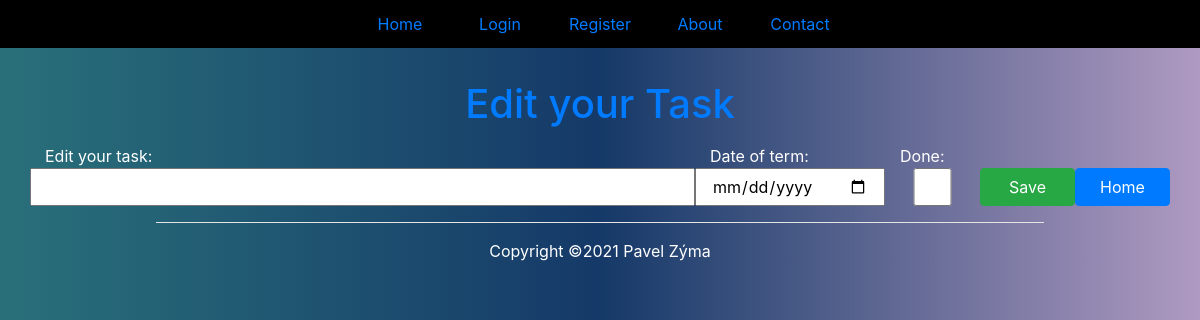
Before: /edit?id=26 (signed in) with the older database file.
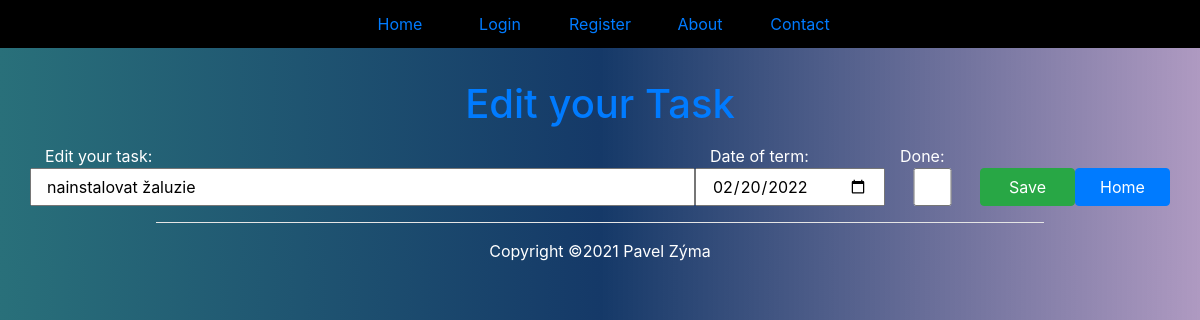
After: the same page with the newer database file.
### tables this page shows
CREATE TABLE "tasks" (
	"id"	INTEGER,
	"task"	TEXT,
	"execdate"	NUMERIC,
	"ok"	INTEGER,
	"user_id"	INTEGER,
	PRIMARY KEY("id" AUTOINCREMENT)
);

### app.py (the view)
@app.route("/edit")
def edit():
    if request.args.get("submit") == "Save":
        id = request.args.get("id")
        task = request.args.get("task")
        execdate =  request.args.get("date")
        done = request.args.get("done")
        if done !="1":
            done=0
        create_db.update_record(id,task,execdate,done)
        return redirect(url_for("todolist"))
    else:
        id=request.args.get("id")
        record=create_db.get_one_record(id)
        return render_template("edit.html",record=record)

### package/create_db.py (called while the page is built)
def get_one_record(a):
    con=sqlite3.connect("package/db/todolist.db")
    cur=con.cursor()
    sql="SELECT * FROM tasks WHERE id=?"
    cur.execute(sql,(a,))
    record=cur.fetchone()
    con.close()
    return record

### templates/edit.html (shortened to what this page needs)
{% extends "base.html" %}
	{% block content %}
	<p><h1 class="text-center text-primary" style="margin-top: 80px;">Edit your Task</h1></p>
	<div class="container">
		<div class="row">
			<div class="col-md-7 text-white">Edit your task:</div>
			<div class="col-md-2 text-white">Date of term:</div>
			<div class="col-md-2 text-white">Done:</div>
		</div>
		<form action="/edit">
			<div class="row">
				<input type="text" value="{{ record[1] }}" name="task"  class="col-md-7">
				<input type="date" value="{{ record[2] }}" name="date" class="col-md-2">
				{% if record[3]==1 %}
  					<input type="checkbox" name="done" value=1   checked id="checkbox"  class="form-control col-md-1">
  				{% else %}
  					<input type="checkbox" name="done" value=0  id="checkbox" class="form-control col-md-1">
  				{% endif %}
				<input type="submit" name="submit" value="Save" class="col-md-1 btn btn-success">
				<a href="/" name="home" class="col-md-1 btn btn-primary">Home</a>
			</div>
		</form>
	</div>
	{% endblock %}

### templates/base.html (shortened to what this page needs)
<!DOCTYPE html>
<html lang="en">
<head>
    <link rel="stylesheet" href='{{ url_for("static" ,filename="style.css") }}'>
	<link rel="stylesheet" href="https://maxcdn.bootstrapcdn.com/bootstrap/4.5.2/css/bootstrap.min.css">
</head>
<body>
    {% if not success %}
		<ul class="nav fixed-top  justify-content-center mb-3">
			<li class="nav-item"><a class="nav-link" href="/">Home</a></li>
			<li class="nav-item"><a class="nav-link" href="/login">Login</a></li>
			{% if not register %}
			<li class="nav-item"><a class="nav-link" href="/register">Register</a></li>
			{% endif %}
			<li class="nav-item"><a class="nav-link" href="/about">About</a></li>
			<li class="nav-item"><a class="nav-link" href="/contact">Contact</a></li>
		</ul>
		{% endif %}
    {% block content %}{% endblock %}
	{% include "_footer.html" %}
</body>
</html>

### templates/_footer.html
<hr class="bg-white" style="width: 74%;">
<div class="text-center text-white mt-3 " style="width: 100%;">Copyright &copy;2021 Pavel Zýma </div>

### static/style.css (style rules this page uses)
body { background-image: linear-gradient(to right ,rgb(41, 112, 122),rgb(21, 57, 104),rgba(104, 65, 139, 0.534)); }
ul { background-color: black; overflow: hidden; margin:0px; padding:0px; line-height: 2rem; }
li { list-style-type:none; float: left; width:100px; }
li a { padding-right: 5px; text-decoration: none; text-align: center; padding: 14px 16px; }

Changed rows visible on the page:
added tasks: task "nainstalovat žaluzie", date "02/20/2022"
